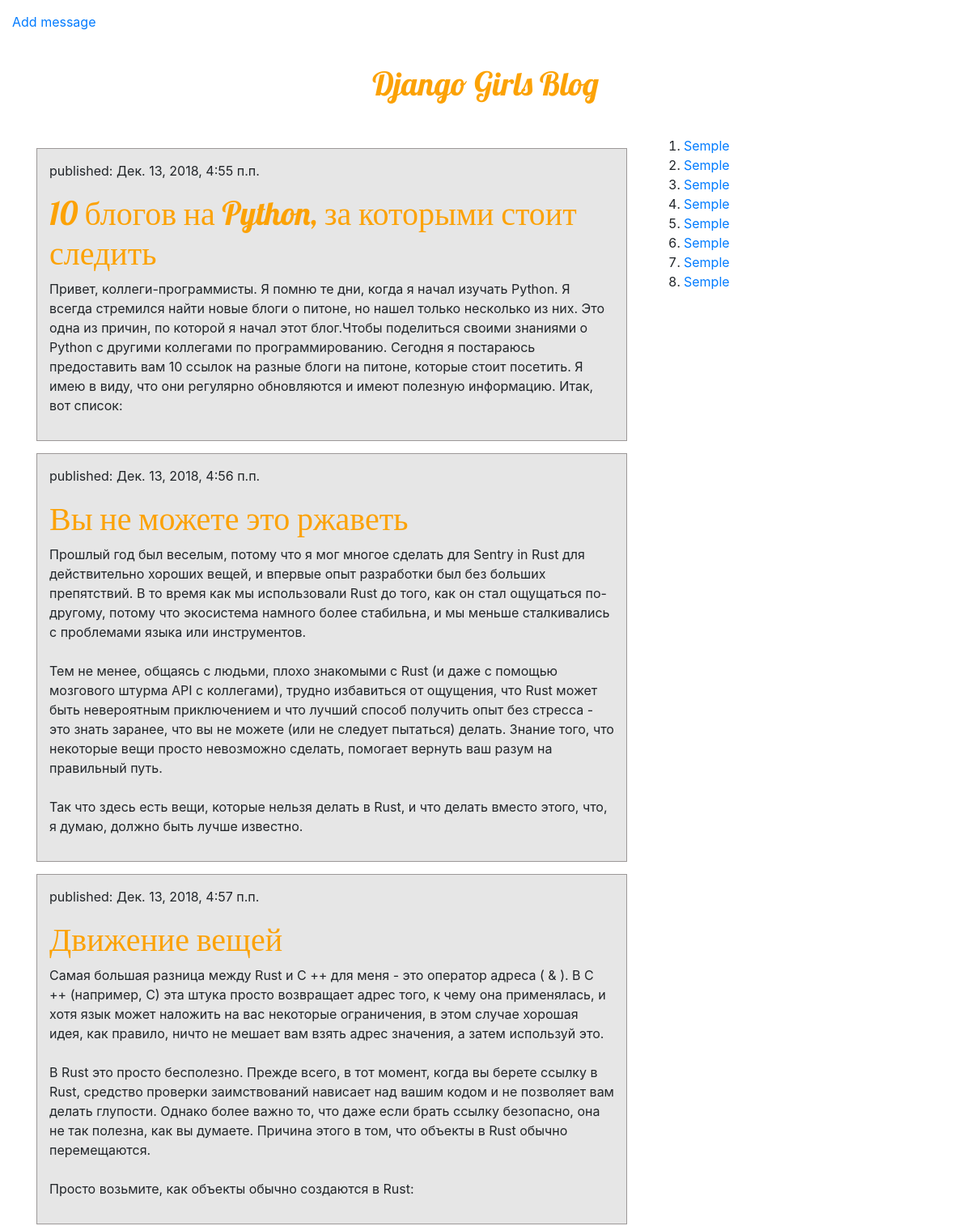
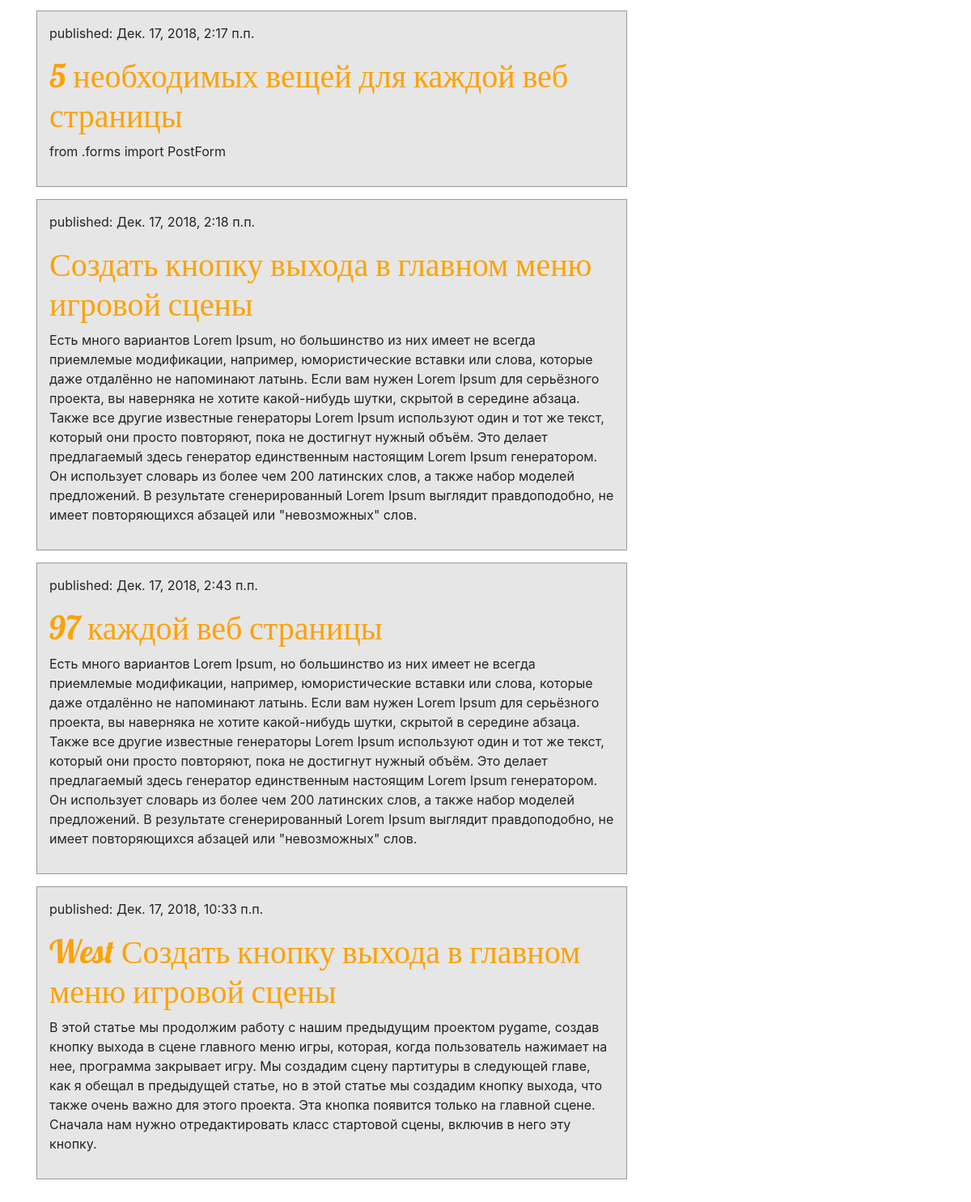
The app's page / (signed in) with its own data (2 pictures, top to bottom).
### mainblog/models.py (models this page shows, shortened)
class Post(models.Model):
    author = models.ForeignKey('auth.User', on_delete=models.CASCADE)
    title = models.CharField(max_length=200)
    text = models.TextField()
    created_date = models.DateTimeField(
            default=timezone.now)
    published_date = models.DateTimeField(
            blank=True, null=True)

### mainblog/views.py (the view)
# urls.py: path('', views.post_list, name='post_list'),
def post_list(request):
    posts = Post.objects.filter(published_date__lte=timezone.now()).order_by('published_date')
    return render(request, 'mainblog/post_list.html', {'posts': posts})

### mainblog/templates/mainblog/post_list.html
{% extends 'mainblog/base.html' %}
 {% block content %}
    {% for post in posts %}
     <div class="post_class">
          <p>published: {{ post.published_date }}</p>
          <h1><a href="{% url 'post_detail' pk=post.pk %}">{{ post.title }}</a></h1>
          <p>{{ post.text|linebreaksbr }}</p>
      </div>
     {% endfor %}
 {% endblock %}

### mainblog/static/css/blog.css (style rules this page uses)
body { padding: 15px; }
h1 a { color: #FCA205; font-family: 'Lobster'; }
.post_class { border: 1px solid #9c9898; padding: 15px; margin: 15px 0 15px; background: #e6e6e6; }

### records on screen
Post: published_date "Дек. 13, 2018, 4:55 п.п.", title "10 блогов на Python, за которыми стоит следить", text "Привет, коллеги-программисты. Я помню те дни, когда я начал изучать Python. Я всегда стремился найти новые блоги о питоне, но нашел только несколько из них. Это одна из причин, по которой я начал этот блог.Чтобы поделиться своими знаниями о Python с другими коллегами по программированию. Сегодня я постараюсь предоставить вам 10 ссылок на разные блоги на питоне, которые стоит посетить. Я имею в виду, что они регулярно обновляются и имеют полезную информацию. Итак, вот список:"
Post: published_date "Дек. 13, 2018, 4:56 п.п.", title "Вы не можете это ржаветь", text "Прошлый год был веселым, потому что я мог многое сделать для Sentry in Rust для действительно хороших вещей, и впервые опыт разработки был без больших препятствий. В то время как мы использовали Rust до того, как он стал ощущаться по-другому, потому что экосистема намного более стабильна, и мы меньше сталкивались с проблемами языка или инструментов. Тем не менее, общаясь с людьми, плохо знакомыми с Rust (и даже с помощью мозгового штурма API с коллегами), трудно избавиться от ощущения, что Rust может быть невероятным приключением и что лучший способ получить опыт без стресса - это знать заранее, что вы не можете (или не следует пытаться) делать. Знание того, что некоторые вещи просто…"
Post: published_date "Дек. 13, 2018, 4:57 п.п.", title "Движение вещей", text "Самая большая разница между Rust и C ++ для меня - это оператор адреса ( & ). В C ++ (например, C) эта штука просто возвращает адрес того, к чему она применялась, и хотя язык может наложить на вас некоторые ограничения, в этом случае хорошая идея, как правило, ничто не мешает вам взять адрес значения, а затем используй это. В Rust это просто бесполезно. Прежде всего, в тот момент, когда вы берете ссылку в Rust, средство проверки заимствований нависает над вашим кодом и не позволяет вам делать глупости. Однако более важно то, что даже если брать ссылку безопасно, она не так полезна, как вы думаете. Причина этого в том, что объекты в Rust обычно перемещаются. Просто возьмите, как объекты…"
Post: published_date "Дек. 17, 2018, 2:17 п.п.", title "5 необходимых вещей для каждой веб страницы", text "from .forms import PostForm"
Post: published_date "Дек. 17, 2018, 2:18 п.п.", title "Создать кнопку выхода в главном меню игровой сцены", text "Есть много вариантов Lorem Ipsum, но большинство из них имеет не всегда приемлемые модификации, например, юмористические вставки или слова, которые даже отдалённо не напоминают латынь. Если вам нужен Lorem Ipsum для серьёзного проекта, вы наверняка не хотите какой-нибудь шутки, скрытой в середине абзаца. Также все другие известные генераторы Lorem Ipsum используют один и тот же текст, который они просто повторяют, пока не достигнут нужный объём. Это делает предлагаемый здесь генератор единственным настоящим Lorem Ipsum генератором. Он использует словарь из более чем 200 латинских слов, а также набор моделей предложений. В результате сгенерированный Lorem Ipsum выглядит правдоподобно, не…"
Post: published_date "Дек. 17, 2018, 2:43 п.п.", title "97 каждой веб страницы", text "Есть много вариантов Lorem Ipsum, но большинство из них имеет не всегда приемлемые модификации, например, юмористические вставки или слова, которые даже отдалённо не напоминают латынь. Если вам нужен Lorem Ipsum для серьёзного проекта, вы наверняка не хотите какой-нибудь шутки, скрытой в середине абзаца. Также все другие известные генераторы Lorem Ipsum используют один и тот же текст, который они просто повторяют, пока не достигнут нужный объём. Это делает предлагаемый здесь генератор единственным настоящим Lorem Ipsum генератором. Он использует словарь из более чем 200 латинских слов, а также набор моделей предложений. В результате сгенерированный Lorem Ipsum выглядит правдоподобно, не…"
Post: published_date "Дек. 17, 2018, 10:33 п.п.", title "West Создать кнопку выхода в главном меню игровой сцены", text "В этой статье мы продолжим работу с нашим предыдущим проектом pygame, создав кнопку выхода в сцене главного меню игры, которая, когда пользователь нажимает на нее, программа закрывает игру. Мы создадим сцену партитуры в следующей главе, как я обещал в предыдущей статье, но в этой статье мы создадим кнопку выхода, что также очень важно для этого проекта. Эта кнопка появится только на главной сцене. Сначала нам нужно отредактировать класс стартовой сцены, включив в него эту кнопку."
